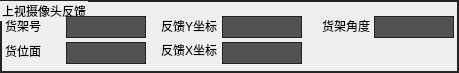
       <widget class="QGroupBox" name="groupBox_UpCameraInformation">
        <property name="geometry">
         <rect>
          <x>20</x>
          <y>411</y>
          <width>459</width>
          <height>73</height>
         </rect>
        </property>
        <property name="styleSheet">
         <string notr="true">QGroupBox {
  border: 1.5px solid rgb(36, 36, 36);
}</string>
        </property>
        <property name="title">
         <string>上视摄像头反馈</string>
        </property>
        <widget class="QLabel" name="label_87">
         <property name="geometry">
          <rect>
           <x>5</x>
           <y>16</y>
           <width>68</width>
           <height>20</height>
          </rect>
         </property>
         <property name="minimumSize">
          <size>
           <width>68</width>
           <height>20</height>
          </size>
         </property>
         <property name="maximumSize">
          <size>
           <width>68</width>
           <height>20</height>
          </size>
         </property>
         <property name="text">
          <string>货架号</string>
         </property>
        </widget>
        <widget class="QLabel" name="label_88">
         <property name="geometry">
          <rect>
           <x>161</x>
           <y>40</y>
           <width>68</width>
           <height>20</height>
          </rect>
         </property>
         <property name="minimumSize">
          <size>
           <width>68</width>
           <height>20</height>
          </size>
         </property>
         <property name="maximumSize">
          <size>
           <width>68</width>
           <height>20</height>
          </size>
         </property>
         <property name="text">
          <string>反馈X坐标</string>
         </property>
        </widget>
        <widget class="QLabel" name="label_89">
         <property name="geometry">
          <rect>
           <x>161</x>
           <y>16</y>
           <width>68</width>
           <height>20</height>
          </rect>
         </property>
         <property name="minimumSize">
          <size>
           <width>68</width>
           <height>20</height>
          </size>
         </property>
         <property name="maximumSize">
          <size>
           <width>68</width>
           <height>20</height>
          </size>
         </property>
         <property name="text">
          <string>反馈Y坐标</string>
         </property>
        </widget>
        <widget class="QLabel" name="label_90">
         <property name="geometry">
          <rect>
           <x>322</x>
           <y>16</y>
           <width>68</width>
           <height>20</height>
          </rect>
         </property>
         <property name="minimumSize">
          <size>
           <width>68</width>
           <height>20</height>
          </size>
         </property>
         <property name="maximumSize">
          <size>
           <width>68</width>
           <height>20</height>
          </size>
         </property>
         <property name="text">
          <string>货架角度</string>
         </property>
        </widget>
        <widget class="QLabel" name="label_91">
         <property name="geometry">
          <rect>
           <x>5</x>
           <y>41</y>
           <width>68</width>
           <height>20</height>
          </rect>
         </property>
         <property name="minimumSize">
          <size>
           <width>68</width>
           <height>20</height>
          </size>
         </property>
         <property name="maximumSize">
          <size>
           <width>68</width>
           <height>20</height>
          </size>
         </property>
         <property name="text">
          <string>货位面</string>
         </property>
        </widget>
        <widget class="QLabel" name="labelEdit_ShelfNumber">
         <property name="geometry">
          <rect>
           <x>66</x>
           <y>16</y>
           <width>80</width>
           <height>22</height>
          </rect>
         </property>
         <property name="styleSheet">
          <string notr="true">border: 1px solid rgb(36, 36, 36);        background: rgb(82, 82, 82);</string>
         </property>
         <property name="text">
          <string/>
         </property>
         <property name="alignment">
          <set>Qt::AlignCenter</set>
         </property>
        </widget>
        <widget class="QLabel" name="labelEdit_Shelf_X">
         <property name="geometry">
          <rect>
           <x>222</x>
           <y>42</y>
           <width>80</width>
           <height>22</height>
          </rect>
         </property>
         <property name="styleSheet">
          <string notr="true">border: 1px solid rgb(36, 36, 36);        background: rgb(82, 82, 82);</string>
         </property>
         <property name="text">
          <string/>
         </property>
         <property name="alignment">
          <set>Qt::AlignCenter</set>
         </property>
        </widget>
        <widget class="QLabel" name="labelEdit_Shelf_Y">
         <property name="geometry">
          <rect>
           <x>222</x>
           <y>16</y>
           <width>80</width>
           <height>22</height>
          </rect>
         </property>
         <property name="styleSheet">
          <string notr="true">border: 1px solid rgb(36, 36, 36);        background: rgb(82, 82, 82);</string>
         </property>
         <property name="text">
          <string/>
         </property>
         <property name="alignment">
          <set>Qt::AlignCenter</set>
         </property>
        </widget>
        <widget class="QLabel" name="labelEdit_Shelf_H">
         <property name="geometry">
          <rect>
           <x>374</x>
           <y>16</y>
           <width>80</width>
           <height>22</height>
          </rect>
         </property>
         <property name="styleSheet">
          <string notr="true">border: 1px solid rgb(36, 36, 36);        background: rgb(82, 82, 82);</string>
         </property>
         <property name="text">
          <string/>
         </property>
         <property name="alignment">
          <set>Qt::AlignCenter</set>
         </property>
        </widget>
        <widget class="QLabel" name="labelEdit_ShelfFace">
         <property name="geometry">
          <rect>
           <x>66</x>
           <y>42</y>
           <width>80</width>
           <height>22</height>
          </rect>
         </property>
         <property name="styleSheet">
          <string notr="true">border: 1px solid rgb(36, 36, 36);        background: rgb(82, 82, 82);</string>
         </property>
         <property name="text">
          <string/>
         </property>
         <property name="alignment">
          <set>Qt::AlignCenter</set>
         </property>
        </widget>
       </widget>
